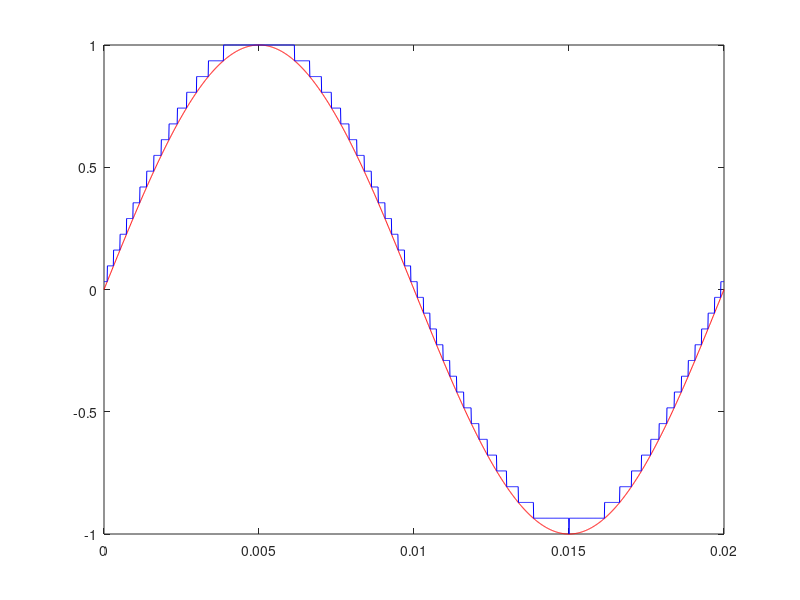

Reproduce this figure in MATLAB.
fs = 5000;
fm = 50;
T = 1/fm;

t = 0:0.00001:T;

xt = sin(2*pi*fm.*t);

partition = [-1:(2/31):1];

codebook = [-1: (2/31): 1+(2/31)];

[index,quantz] = quantiz(xt,partition,codebook);

plot(t,xt,'r',t,quantz,'b');
figure;

pcmt = zeros(5,length(t));

code = zeros(5,1);

rmse = sqrt(mean((xt - quantz).^2));